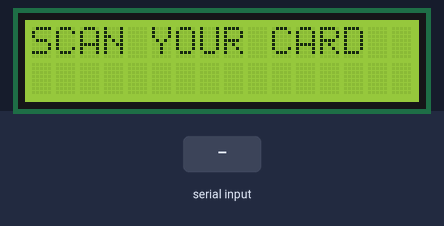
The sketch below on a simulated ESP8266 (NodeMCU). Parts: 16×2 character LCD. The inputs (shaded band) are chosen by the test bench. WiFi joins after 1.5 s; servers stay silent unless stated; the Firebase database answers and starts empty.

Above: at 3.3 s.
3.4 s: "1" received over Serial
At 6.2 s:
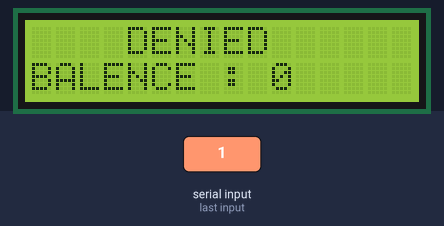
6.5 s: "0" received over Serial
At 9.9 s:
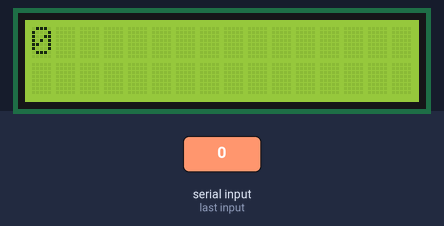
Timing chart, 0 to 11.4 s (numbered marks = the images above; inputs shaded):
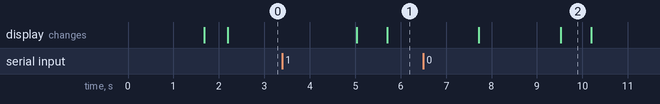

Measured:
- after the input at 3.4 s, the display: first changes after 1.6 s (image 1 shows a later state)
- after the input at 6.5 s, the display: first differs from a run without the input after 3.0 s (image 2)

The sketch:

RF_ID_SESONAL_TICKET.ino
```cpp
#include <ESP8266WiFi.h>
#include <Wire.h>
#include <LiquidCrystal_I2C.h>
LiquidCrystal_I2C lcd(0x27,16,2);
#include <FirebaseArduino.h>
float bal;
int amt, x = 0;
String input;
#define FIREBASE_HOST "mybunk-e6f9c.firebaseio.com"
#define FIREBASE_AUTH "y57mVZYNUAe1beRBJbNQGAGJEM5UHNEMxN6yKfCe"
#define WIFI_SSID "mybunk"
#define WIFI_PASSWORD "fuel8266"

void setup()
{
  lcd.begin(16,2);
  lcd.init();
  lcd.backlight();
  Serial.begin(9600);
  WiFi.begin(WIFI_SSID, WIFI_PASSWORD);
  while (WiFi.status() != WL_CONNECTED)
  {
    lcd.clear();
    lcd.print("Connecting");
    delay(500);
  }
  Firebase.begin(FIREBASE_HOST, FIREBASE_AUTH);
  lcd.clear();
    lcd.print("Connected");
    delay(500);

}


void loop() {
  lcd.clear();
  lcd.setCursor(0, 0);
  lcd.print("SCAN YOUR CARD");
  delay(500);
  if(Serial.available()>0){
    String input = Serial.readString();
    delay(300);
    lcd.clear();
    lcd.print(input);
    delay(500);
    int bl = Firebase.getInt(input);
    if(bl>0){
      lcdOUT(1,bl);
      bl = bl - 1;
      Firebase.setInt(input,bl);
    }
    else{
      lcdOUT(0,bl);
    }
  }
}

void lcdOUT(int st ,int _bl){
    lcd.clear();
    lcd.setCursor(0, 0);
    if(st == 1){
      lcd.print("     ALLOWED");
    }
    else{
      lcd.print("    DENIED");
    }
    lcd.setCursor(0,1);
    lcd.print("BALENCE :");
    lcd.setCursor(10,1);
    lcd.print(_bl);
    delay(2000);
    return;
}
```
